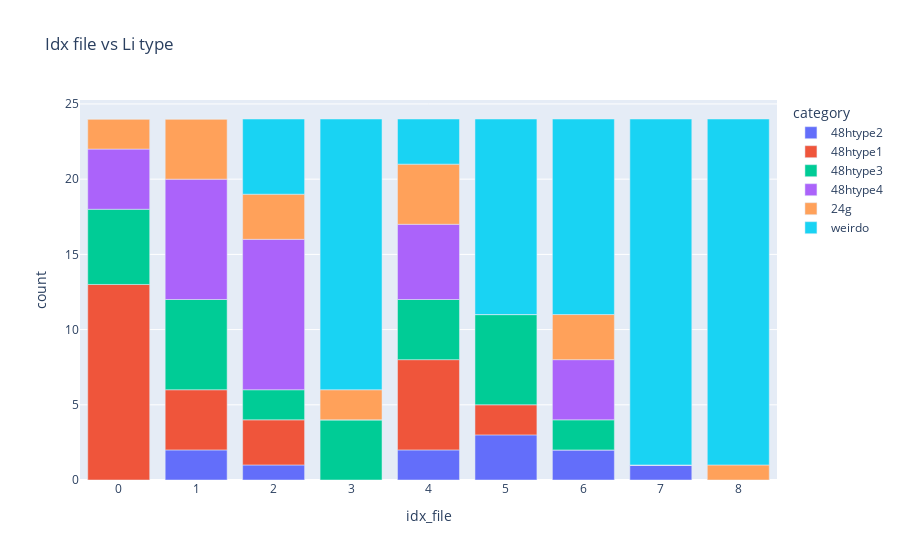

This figure's notebook cell:
### Code cell
Mapping.Labelling.get_amount_type(file_loc_important_cols_sorted, litype, el = "Li")
df_amount_type_sorted = Plot.Mapping.Labelling.plot_amount_type(file_loc_important_cols_sorted, litype, el, style, category_labels)

### Figure 1 — Plotly figure (JSON) as saved in the notebook; plotly's stock layout.template omitted (floating-point values rounded to 4 significant figures)
{"data": [{"alignmentgroup": "True", "hovertemplate": "category=48htype2<br>idx_file=%{x}<br>count=%{y}<extra></extra>", "legendgroup": "48htype2", "marker": {"color": "#636efa", "pattern": {"shape": ""}}, "name": "48htype2", "offsetgroup": "48htype2", "orientation": "v", "showlegend": true, "textposition": "auto", "type": "bar", "x": [0, 1, 2, 3, 4, 5, 6, 7, 8], "xaxis": "x", "y": [0, 2, 1, 0, 2, 3, 2, 1, 0], "yaxis": "y"}, {"alignmentgroup": "True", "hovertemplate": "category=48htype1<br>idx_file=%{x}<br>count=%{y}<extra></extra>", "legendgroup": "48htype1", "marker": {"color": "#EF553B", "pattern": {"shape": ""}}, "name": "48htype1", "offsetgroup": "48htype1", "orientation": "v", "showlegend": true, "textposition": "auto", "type": "bar", "x": [0, 1, 2, 3, 4, 5, 6, 7, 8], "xaxis": "x", "y": [13, 4, 3, 0, 6, 2, 0, 0, 0], "yaxis": "y"}, {"alignmentgroup": "True", "hovertemplate": "category=48htype3<br>idx_file=%{x}<br>count=%{y}<extra></extra>", "legendgroup": "48htype3", "marker": {"color": "#00cc96", "pattern": {"shape": ""}}, "name": "48htype3", "offsetgroup": "48htype3", "orientation": "v", "showlegend": true, "textposition": "auto", "type": "bar", "x": [0, 1, 2, 3, 4, 5, 6, 7, 8], "xaxis": "x", "y": [5, 6, 2, 4, 4, 6, 2, 0, 0], "yaxis": "y"}, {"alignmentgroup": "True", "hovertemplate": "category=48htype4<br>idx_file=%{x}<br>count=%{y}<extra></extra>", "legendgroup": "48htype4", "marker": {"color": "#ab63fa", "pattern": {"shape": ""}}, "name": "48htype4", "offsetgroup": "48htype4", "orientation": "v", "showlegend": true, "textposition": "auto", "type": "bar", "x": [0, 1, 2, 3, 4, 5, 6, 7, 8], "xaxis": "x", "y": [4, 8, 10, 0, 5, 0, 4, 0, 0], "yaxis": "y"}, {"alignmentgroup": "True", "hovertemplate": "category=24g<br>idx_file=%{x}<br>count=%{y}<extra></extra>", "legendgroup": "24g", "marker": {"color": "#FFA15A", "pattern": {"shape": ""}}, "name": "24g", "offsetgroup": "24g", "orientation": "v", "showlegend": true, "textposition": "auto", "type": "bar", "x": [0, 1, 2, 3, 4, 5, 6, 7, 8], "xaxis": "x", "y": [2, 4, 3, 2, 4, 0, 3, 0, 1], "yaxis": "y"}, {"alignmentgroup": "True", "hovertemplate": "category=weirdo<br>idx_file=%{x}<br>count=%{y}<extra></extra>", "legendgroup": "weirdo", "marker": {"color": "#19d3f3", "pattern": {"shape": ""}}, "name": "weirdo", "offsetgroup": "weirdo", "orientation": "v", "showlegend": true, "textposition": "auto", "type": "bar", "x": [0, 1, 2, 3, 4, 5, 6, 7, 8], "xaxis": "x", "y": [0, 0, 5, 18, 3, 13, 13, 23, 23], "yaxis": "y"}], "layout": {"barmode": "relative", "legend": {"title": {"text": "category"}, "tracegroupgap": 0}, "title": {"text": "Idx file vs Li type"}, "xaxis": {"anchor": "y", "domain": [0, 1], "title": {"text": "idx_file"}}, "yaxis": {"anchor": "x", "domain": [0, 1], "title": {"text": "count"}}}}
